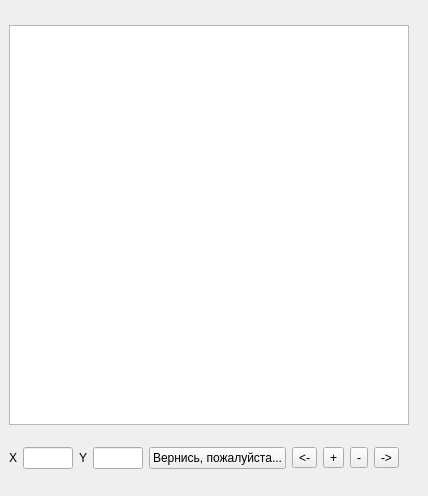
<?xml version="1.0" encoding="UTF-8"?>
<ui version="4.0">
 <class>MainWindow</class>
 <widget class="QMainWindow" name="MainWindow">
  <property name="geometry">
   <rect>
    <x>0</x>
    <y>0</y>
    <width>428</width>
    <height>496</height>
   </rect>
  </property>
  <property name="sizePolicy">
   <sizepolicy hsizetype="Fixed" vsizetype="Preferred">
    <horstretch>0</horstretch>
    <verstretch>0</verstretch>
   </sizepolicy>
  </property>
  <property name="windowTitle">
   <string>MainWindow</string>
  </property>
  <widget class="QWidget" name="centralwidget">
   <layout class="QGridLayout" name="gridLayout">
    <item row="1" column="8">
     <widget class="QToolButton" name="toolButton_2">
      <property name="text">
       <string>-&gt;</string>
      </property>
     </widget>
    </item>
    <item row="1" column="1">
     <widget class="QLineEdit" name="lineEdit_2">
      <property name="sizePolicy">
       <sizepolicy hsizetype="Fixed" vsizetype="Fixed">
        <horstretch>0</horstretch>
        <verstretch>0</verstretch>
       </sizepolicy>
      </property>
      <property name="minimumSize">
       <size>
        <width>50</width>
        <height>0</height>
       </size>
      </property>
      <property name="maximumSize">
       <size>
        <width>50</width>
        <height>16777215</height>
       </size>
      </property>
      <property name="text">
       <string/>
      </property>
     </widget>
    </item>
    <item row="1" column="5">
     <widget class="QToolButton" name="toolButton">
      <property name="text">
       <string>&lt;-</string>
      </property>
     </widget>
    </item>
    <item row="0" column="0" colspan="10">
     <widget class="QGraphicsView" name="graphicsView">
      <property name="sizePolicy">
       <sizepolicy hsizetype="Fixed" vsizetype="Fixed">
        <horstretch>0</horstretch>
        <verstretch>0</verstretch>
       </sizepolicy>
      </property>
      <property name="minimumSize">
       <size>
        <width>400</width>
        <height>400</height>
       </size>
      </property>
     </widget>
    </item>
    <item row="1" column="2">
     <widget class="QLabel" name="label_2">
      <property name="sizePolicy">
       <sizepolicy hsizetype="Fixed" vsizetype="Preferred">
        <horstretch>0</horstretch>
        <verstretch>0</verstretch>
       </sizepolicy>
      </property>
      <property name="text">
       <string>Y</string>
      </property>
     </widget>
    </item>
    <item row="1" column="4">
     <widget class="QPushButton" name="pushButton">
      <property name="sizePolicy">
       <sizepolicy hsizetype="Fixed" vsizetype="Fixed">
        <horstretch>0</horstretch>
        <verstretch>0</verstretch>
       </sizepolicy>
      </property>
      <property name="text">
       <string>Вернись, пожалуйста...</string>
      </property>
     </widget>
    </item>
    <item row="1" column="6">
     <widget class="QToolButton" name="toolButton_3">
      <property name="text">
       <string>+</string>
      </property>
     </widget>
    </item>
    <item row="1" column="0">
     <widget class="QLabel" name="label">
      <property name="sizePolicy">
       <sizepolicy hsizetype="Fixed" vsizetype="Preferred">
        <horstretch>0</horstretch>
        <verstretch>0</verstretch>
       </sizepolicy>
      </property>
      <property name="text">
       <string>X</string>
      </property>
     </widget>
    </item>
    <item row="1" column="3">
     <widget class="QLineEdit" name="lineEdit">
      <property name="sizePolicy">
       <sizepolicy hsizetype="Fixed" vsizetype="Fixed">
        <horstretch>0</horstretch>
        <verstretch>0</verstretch>
       </sizepolicy>
      </property>
      <property name="minimumSize">
       <size>
        <width>50</width>
        <height>0</height>
       </size>
      </property>
      <property name="maximumSize">
       <size>
        <width>50</width>
        <height>16777215</height>
       </size>
      </property>
     </widget>
    </item>
    <item row="1" column="7">
     <widget class="QToolButton" name="toolButton_4">
      <property name="text">
       <string>-</string>
      </property>
     </widget>
    </item>
   </layout>
  </widget>
 </widget>
 <resources/>
 <connections/>
</ui>
